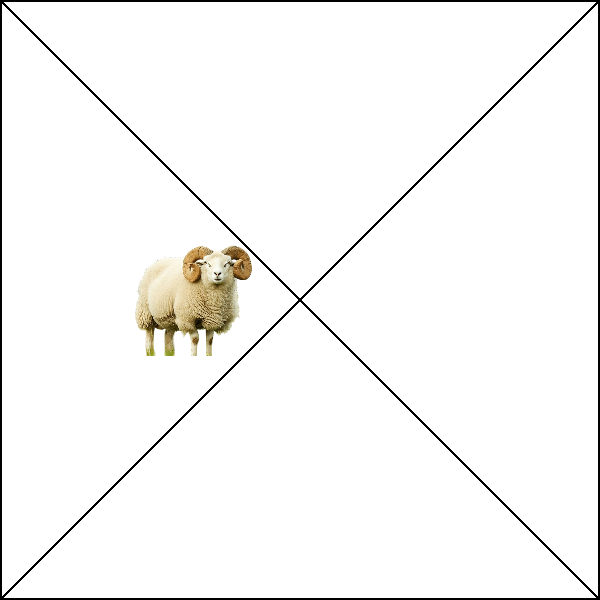
#> input picture result.png, 600 x 600 px
$ python nal_text.py
#> lines starting #> are read from the running program, lines starting #| are printed output that depends on the picture
from PIL import Image, ImageDraw, ImageFont

image = Image.open('result.png')
#> image is the input picture: PIL image 600x600 RGB; mean R, G, B 247.4, 247, 246

draw = ImageDraw.Draw(image)

font = ImageFont.truetype("arial.ttf", 36)

text = "Hello, World!"

position = (100, 200)

color = (0, 0, 0)

draw.text(position, text, font=font, fill=color)

image.save('output.png')
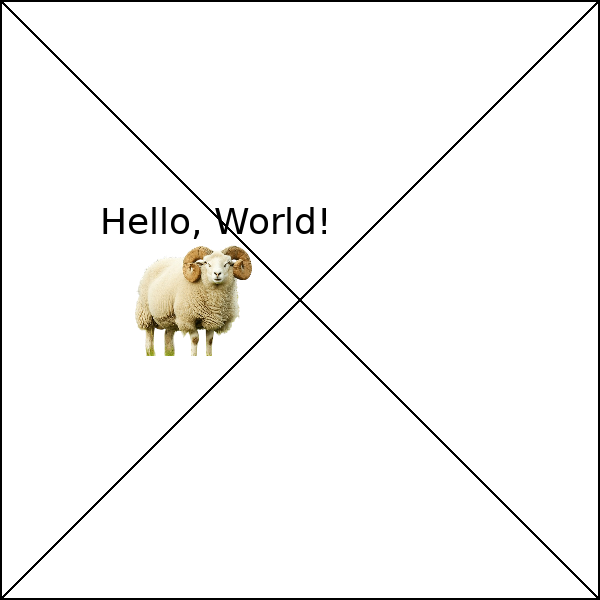
#> saved as output.png: PIL image 600x600 RGB; mean R, G, B 246.2, 245.8, 244.8
